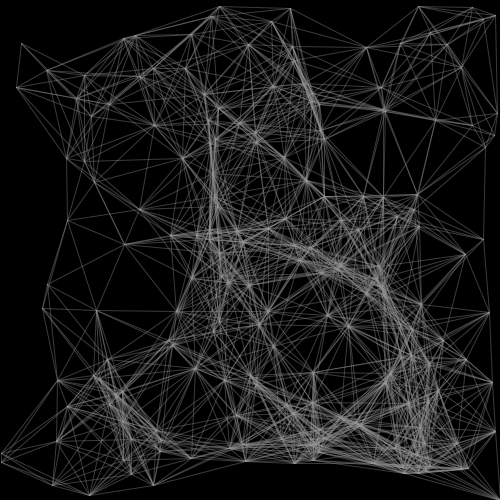
Frame 1 (no input)
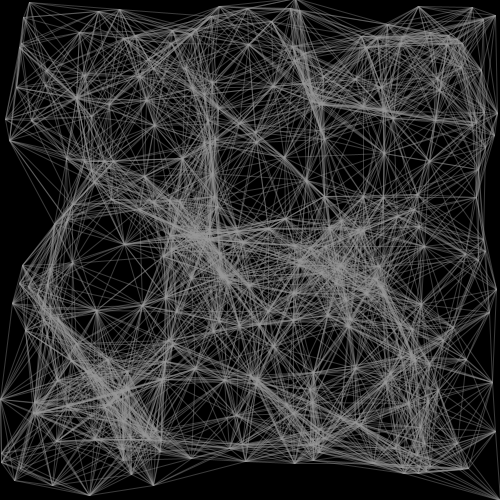
Frame 60 (the mouse pressed at the canvas centre just before this capture)
Frame 120 (the mouse held since frame 60 and released just before this capture): identical to frame 60, image omitted

The Processing sketch that drew these frames (run headless with seeded random() and noise(); from frame 60 on, the mouse is pressed at the canvas centre):

// Processing sketch: processing_171156
// ── processing_171156.pde

//create an array

Cell[] myCells = new Cell[300];//decreasing the number of cells to create intresting patterns


void setup() {
  background(0);
  size(500, 500);
  for (int i = 0; i < myCells.length; i ++) {
    myCells[i] = new Cell();
     PVector middle = new PVector(500,500);//creating an inter-connected pattern rather then going random
myCells[0].location.set(middle);
myCells[0].isseed  = true;

}
}

void draw() {
  myCells[0].isseed = true;
  for (int i=0; i<myCells.length; i++) {
    myCells[i].update();
    if (myCells[i].isseed == false) {
      for (int j=0; j<myCells.length;j++) {
        if (myCells[j].isseed == true) {
          float d;
          d = PVector.dist(myCells[i].location, myCells[j].location);
          if (d < 100) {
            myCells[i].isseed = true;
            stroke(150,150,150,100);
            strokeWeight(1);
            line(myCells[i].location.x, myCells[i].location.y, myCells[j].location.x, myCells[j].location.y);
           
          }
        }
      }
    }
  }
}
  

//this is the cell classe. We defnie it in two parts. First we delare its variables:
class Cell{
  
  PVector location = new PVector();
  PVector velocity = new PVector();
  float dia;
  boolean isseed;
  float cellred, cellgreen, cellblue;
  float lineweight;
   
  //then we construct it - using a 'constructor'
  
  Cell(){
  
    location = new PVector(random(500), random(500));
    dia = 5;
    isseed = false;
    cellred = 255;
    cellgreen = 255;
    cellblue = 255;
    lineweight = .5;
  }
  
  void display(){
    stroke(lineweight);
    if(isseed == true){
      fill(255,255,0);
    }
    if(isseed == false){
    fill(cellred,cellgreen,cellblue);
    }
    ellipse(location.x, location.y, dia,dia);
  }
  void update(){
    if(isseed == false){
    velocity = new PVector(random(-3,3),random(-3,3));
    location.add(velocity);
    }
    
  }
}


  
  
    
  
